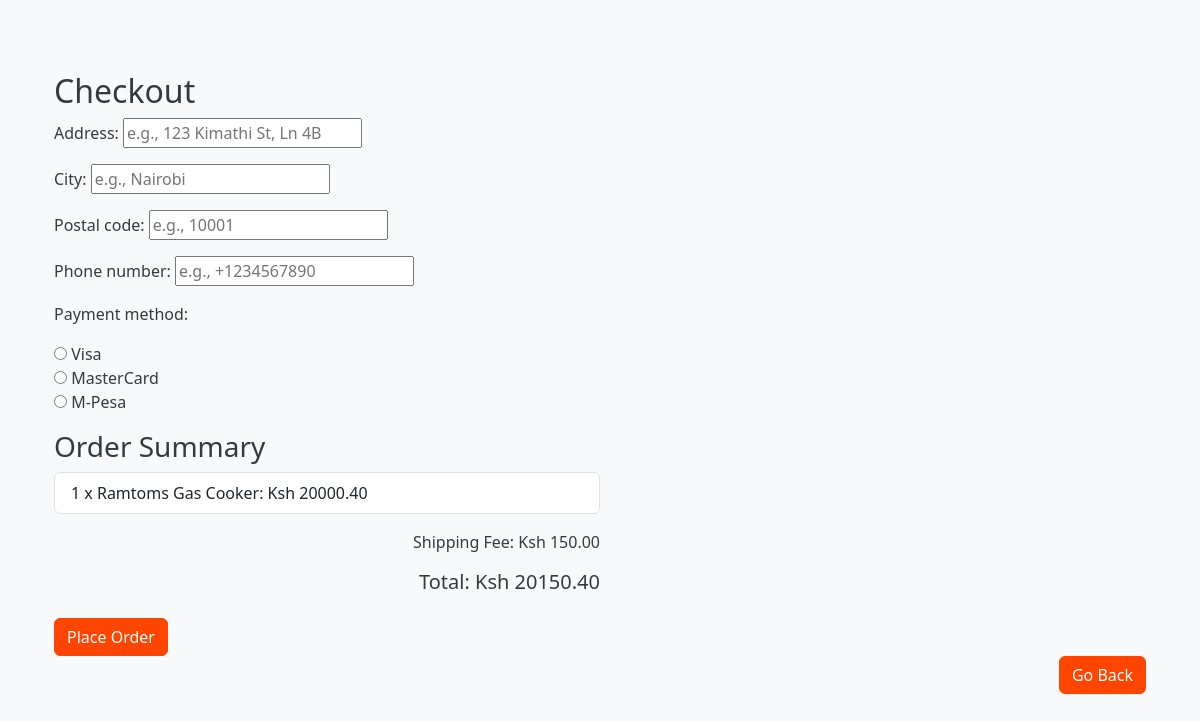
/checkout/ (signed in), run on an earlier commit of the app's database.
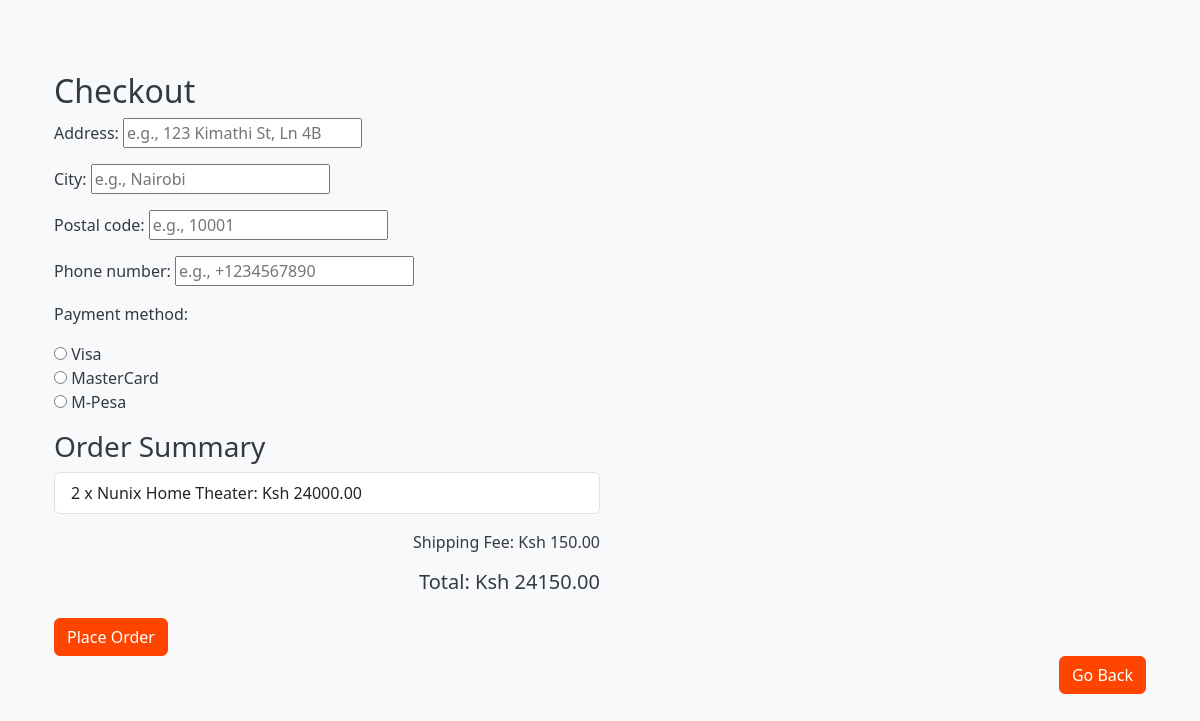
And on a later commit of the database.
### myapp/models.py (models this page shows, shortened)
class CartItem(models.Model):
    cart = models.ForeignKey(Cart, on_delete=models.CASCADE)  # Link to the cart this item belongs to
    product = models.ForeignKey(Product, on_delete=models.CASCADE)  # The product this item represents
    quantity = models.PositiveIntegerField(default=1)  # Quantity of the product
    def get_total_price(self):
        return self.product.get_total_price(self.quantity)

class Product(models.Model):
    name = models.CharField(max_length=255)  # Name of the product
    price = models.DecimalField(
        max_digits=12,decimal_places=2, default=0, validators=[MinValueValidator(0)])  # Price of the product, default is 0,price is not negative
    image = models.ImageField(upload_to='products_images/', blank=True)  # Image of the product, not required
    description = models.TextField(blank=True, null=True)  # Description of the product, can be left blank
    rating = models.DecimalField(
        max_digits=4,decimal_places=2, default=0, validators=[MinValueValidator(0)])# Rating of the product, default is 0,rating is not negative
    reviews = models.CharField(max_length=255)  # Product reviews
    def get_total_price(self, quantity):
        return self.price * quantity

### myapp/views.py (the view, shortened to what this page needs)
# urls.py: path('checkout/', views.checkout_view, name='checkout'),
@login_required
@csrf_protect
def checkout_view(request):
    if request.method == 'GET':
        cart_items = []
        total_price = 0
        shipping_fee = 0
        product_id = request.GET.get('product_id')
        product_name = request.GET.get('product_name')
        product_price = request.GET.get('product_price')
        product_quantity = int(request.GET.get('product_quantity', 1))
        if product_id and product_name and product_price:
            try:
                product = Product.objects.get(id=product_id)
                product_price = float(product_price)
                total_price = product_price * product_quantity
                shipping_fee = calculate_shipping_fee(total_price)
                request.session['checkout_product'] = {
                    'product_id': product_id,
                    'product_name': product_name,
                    'product_price': product_price,
                    'product_quantity': product_quantity,
                }
                cart_items = [{
                    'quantity': product_quantity,
                    'product': {
                        'name': product_name,
                        'price': product_price,
                        'description': request.GET.get('product_description'),
                    },
                    'get_total_price': product_price * product_quantity,
                }]
            except Product.DoesNotExist:
                return HttpResponse("Product not found.", status=404)
            except ValueError:
                return HttpResponse("Invalid price format.", status=400)
        else:
            if request.user.is_authenticated:
                cart, created = Cart.objects.get_or_create(user=request.user)
                cart_items = CartItem.objects.filter(cart=cart)
                total_price = sum(item.product.price * item.quantity for item in cart_items)
        shipping_fee = calculate_shipping_fee(total_price)
        total_price += shipping_fee
        form = CheckoutForm()
        context = {
            'form': form,
            'cart_items': cart_items,
            'total_price': total_price,
            'shipping_fee': shipping_fee,
        }
        return render(request, 'checkout.html', context)

### myapp/forms.py
class CheckoutForm(BaseAddressForm):
    phone_number = forms.CharField(
        max_length=15,
        validators=[RegexValidator(
            r'^\+?\d{10,15}$',
            'Phone number must be in the format: "+1234567890". Include country code and ensure it is between 10 and 15 digits.'
        )],
        widget=forms.TextInput(attrs={'placeholder': 'e.g., +1234567890'}),
        error_messages={
            'required': 'Please provide your phone number.',
            'max_length': 'Phone number cannot be longer than 15 characters.',
        }
    )
    payment_method = forms.ChoiceField(
        choices=[('visa', 'Visa'), ('mastercard', 'MasterCard'), ('mpesa', 'M-Pesa')],
        widget=forms.RadioSelect,
        error_messages={
            'required': 'Please select a payment method.',
        }
    )

### templates/checkout.html (shortened to what this page needs)
{% extends "base.html" %}
{% block content %}
<div class="container py-5">
    <h2>Checkout</h2>
    <div class="col-md-6">
        <form method="POST" action="{% url 'checkout' %}">
            {{ form.as_p }}
            <h3>Order Summary</h3>
            {% if checkout_product %}
                <ul class="list-group">
                    <li class="list-group-item d-flex justify-content-between align-items-center">
                        {{ checkout_product.quantity }} x {{ checkout_product.product.name }}: Ksh {{ checkout_product.total_price|floatformat:2 }}
                    </li>
                </ul>
            {% else %}
                <ul class="list-group">
                    {% for item in cart_items %}
                    <li class="list-group-item d-flex justify-content-between align-items-center">
                        {{ item.quantity }} x {{ item.product.name }}: Ksh {{ item.get_total_price|floatformat:2 }}
                    </li>
                    {% endfor %}
                </ul>
            {% endif %}
            <div class="mt-3 text-end">
                <p>Shipping Fee: Ksh {{ shipping_fee|floatformat:2 }}</p>
                <h5>Total: Ksh {{ total_price|floatformat:2 }}</h5>
            </div>
            <button type="submit" class="btn btn-primary mt-3">Place Order</button>
        </form>
    </div>
    <div class="modal-footer">
        <a href="{% url 'index' %}" class="btn btn-primary">Go Back</a>
    </div>
</div>
{% endblock %}

What changed in the data, as far as the page shows it:
removed CartItem: quantity "1", product.name "Ramtoms Gas Cooker", get_total_price "20000.40"
added CartItem: quantity "2", product.name "Nunix Home Theater", get_total_price "24000.00"
Also different on the page:
{{ total_price|floatformat:2 }}: "20150.40" → "24150.00"
